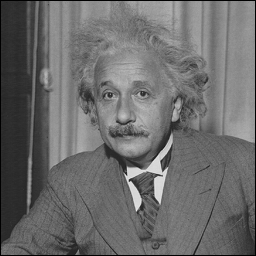
%> input picture tutorials/csh2000-tutorials/data/einstein.tif, 256 x 256 px
$ octave --eval "result = buildSpyr(imread('../data/einstein.tif'));"   (GNU Octave 9; MATLAB toolbox functions it lacks are replaced by stand-ins)
%> lines starting %> are read from the running program, lines starting %| are printed output that depends on the picture
### tutorials/csh2000-tutorials/pyrTools/steer2HarmMtx.m
% MTX = steer2HarmMtx(HARMONICS, ANGLES, REL_PHASES)
%
% Compute a steering matrix (maps a directional basis set onto the
% angular Fourier harmonics).  HARMONICS is a vector specifying the
% angular harmonics contained in the steerable basis/filters.  ANGLES
% (optional) is a vector specifying the angular position of each filter.
% REL_PHASES (optional, default = 'even') specifies whether the harmonics
% are cosine or sine phase aligned about those positions.
% The result matrix is suitable for passing to the function STEER.

% Eero Simoncelli, 7/96.

function mtx = steer2HarmMtx(harmonics, angles, evenorodd)

%%=================================================================
%%% Optional Parameters:

if (exist('evenorodd') ~= 1)
  evenorodd = 'even';
end

% Make HARMONICS a row vector
harmonics = harmonics(:)';

numh = 2*size(harmonics,2) - any(harmonics == 0);

if (exist('angles') ~= 1)
  angles = pi * [0:numh-1]'/numh;
else
  angles = angles(:);
end

%%=================================================================

if isstr(evenorodd)
  if strcmp(evenorodd,'even')
    evenorodd = 0;
  elseif strcmp(evenorodd,'odd')
    evenorodd = 1;
  else
    error('EVEN_OR_ODD should be the string  EVEN or ODD');
  end
end

%% Compute inverse matrix, which maps Fourier components onto
%% steerable basis.
imtx = zeros(size(angles,1),numh);
col = 1;
for h=harmonics
  args = h*angles;
  if (h == 0)
    imtx(:,col) = ones(size(angles));
    col = col+1;
  elseif evenorodd
    imtx(:,col) = sin(args);
    imtx(:,col+1) = -cos(args);
    col = col+2;
  else
    imtx(:,col) = cos(args);
    imtx(:,col+1) = sin(args);
    col = col+2;
  end
end

r = rank(imtx);
if (( r ~= numh ) & ( r ~= size(angles,1) ))
  fprintf(2,'WARNING: matrix is not full rank');
end

mtx = pinv(imtx);

### tutorials/csh2000-tutorials/pyrTools/ifftshift.m
% [RES] = ifftshift (MTX)
%
% Inverse of MatLab's FFTSHIFT.  That is,
%     ifftshift(fftshift(MTX)) = MTX
%   for any size MTX.

% Eero Simoncelli, 2/97.

function [res]  = ifftshift(mtx)

sz = size(mtx);
DC = ceil((sz+1)./2);			% location of DC term in a matlab fft.

res = [mtx(DC(1):sz(1), DC(2):sz(2)) , mtx(DC(1):sz(1), 1:DC(2)-1); ...
       mtx(1:DC(1)-1, DC(2):sz(2)) , mtx(1:DC(1)-1, 1:DC(2)-1)];

### tutorials/csh2000-tutorials/pyrTools/buildSFpyrLevs.m
% [PYR, INDICES] = buildSFpyrLevs(LODFT, LOGRAD, XRCOS, YRCOS, ANGLE, HEIGHT, NBANDS)
%
% Recursive function for constructing levels of a steerable pyramid.  This
% is called by buildSFpyr, and is not usually called directly.

% Eero Simoncelli, 5/97.

function [pyr,pind] = buildSFpyrLevs(lodft,log_rad,Xrcos,Yrcos,angle,ht,nbands);

if (ht <= 0)

  lo0 = ifft2(ifftshift(lodft));
  pyr = real(lo0(:));
  pind = size(lo0);

else

  bands = zeros(prod(size(lodft)), nbands);
  bind = zeros(nbands,2);

  log_rad = log_rad + 1;

  lutsize = 1024;
  Xcosn = pi*[-(2*lutsize+1):(lutsize+1)]/lutsize;  % [-2*pi:pi]
  order = nbands-1;
  %% divide by sqrt(sum_(n=0)^(N-1)  cos(pi*n/N)^(2(N-1)) )
  %% Thanks to Patrick Teo for writing this out :)
  const = (2^(2*order))*(factorial(order)^2)/(nbands*factorial(2*order));
  Ycosn = sqrt(const) * (cos(Xcosn)).^order;
  himask = pointOp(log_rad, Yrcos, Xrcos(1), Xrcos(2)-Xrcos(1), 0);

  for b = 1:nbands
    anglemask = pointOp(angle, Ycosn, Xcosn(1)+pi*(b-1)/nbands, Xcosn(2)-Xcosn(1));
    banddft = ((-i)^(nbands-1)) .* lodft .* anglemask .* himask;
    band = ifft2(ifftshift(banddft));

    bands(:,b) = real(band(:));
    bind(b,:)  = size(band);
  end

  dims = size(lodft);
  ctr = ceil((dims+0.5)/2);
  lodims = ceil((dims-0.5)/2);
  loctr = ceil((lodims+0.5)/2);
  lostart = ctr-loctr+1;
  loend = lostart+lodims-1;

  log_rad = log_rad(lostart(1):loend(1),lostart(2):loend(2));
  angle = angle(lostart(1):loend(1),lostart(2):loend(2));
  lodft = lodft(lostart(1):loend(1),lostart(2):loend(2));
  YIrcos = abs(sqrt(1.0 - Yrcos.^2));
  lomask = pointOp(log_rad, YIrcos, Xrcos(1), Xrcos(2)-Xrcos(1), 0);

  lodft = lomask .* lodft;

  [npyr,nind] = buildSFpyrLevs(lodft, log_rad, Xrcos, Yrcos, angle, ht-1, nbands);

  pyr = [bands(:); npyr];
  pind = [bind; nind];

end

### fetschlab-tutorials/csh2000-tutorials/pyrTools/pointOp.m
% RES = pointOp(IM, LUT, ORIGIN, INCREMENT, WARNINGS)
%
% Apply a point operation, specified by lookup table LUT, to image IM.
% LUT must be a row or column vector, and is assumed to contain
% (equi-spaced) samples of the function.  ORIGIN specifies the
% abscissa associated with the first sample, and INCREMENT specifies the
% spacing between samples.  Between-sample values are estimated via
% linear interpolation.  If WARNINGS is non-zero, the function prints
% a warning whenever the lookup table is extrapolated.
%
% This function is much faster than MatLab's interp1, and allows
% extrapolation beyond the lookup table domain.  The drawbacks are
% that the lookup table must be equi-spaced, and the interpolation is
% linear.

% Eero Simoncelli, 8/96.

function res = pointOp(im, lut, origin, increment, warnings)

%% NOTE: THIS CODE IS NOT ACTUALLY USED! (MEX FILE IS CALLED INSTEAD)

fprintf(1,'WARNING: You should compile the MEX code for "pointOp", found in the MEX subdirectory.  It is MUCH faster.\n');

X = origin + increment*[0:size(lut(:),1)-1];
Y = lut(:);

res = reshape(interp1(X, Y, im(:), 'linear'),size(im));

### tutorials/csh2000-tutorials/pyrTools/rcosFn.m
% [X, Y] = rcosFn(WIDTH, POSITION, VALUES)
%
% Return a lookup table (suitable for use by INTERP1)
% containing a "raised cosine" soft threshold function:
%
%    Y =  VALUES(1) + (VALUES(2)-VALUES(1)) *
%              cos^2( PI/2 * (X - POSITION + WIDTH)/WIDTH )
%
% WIDTH is the width of the region over which the transition occurs
% (default = 1). POSITION is the location of the center of the
% threshold (default = 0).  VALUES (default = [0,1]) specifies the
% values to the left and right of the transition.

% Eero Simoncelli, 7/96.

function [X, Y] = rcosFn(width,position,values)

%------------------------------------------------------------
% OPTIONAL ARGS:

if (exist('width') ~= 1)
  width = 1;
end

if (exist('position') ~= 1)
  position = 0;
end

if (exist('values') ~= 1)
  values = [0,1];
end

%------------------------------------------------------------

sz = 256;  %% arbitrary!

X    = pi * [-sz-1:1] / (2*sz);

Y = values(1) + (values(2)-values(1)) * cos(X).^2;

%    Make sure end values are repeated, for extrapolation...
Y(1) = Y(2);
Y(sz+3) = Y(sz+2);

X = position + (2*width/pi) * (X + pi/4);

### fetschlab-tutorials/csh2000-tutorials/pyrTools/factorial.m
%% RES = factorial(NUM)

function res = factorial(num)

if (num<=0)
  res = 1;
else
  res = num * factorial(num-1);
end

### tutorials/csh2000-tutorials/pyrTools/buildSFpyr.m
% [PYR, INDICES, STEERMTX, HARMONICS] = buildSFpyr(IM, HEIGHT, ORDER, TWIDTH)
%
% Construct a steerable pyramid on matrix IM, in the Fourier domain.
% NOTE: this function is significantly faster for images whose
% dimensions are powers of 2.  This is similar to buildSpyr, except
% that:
%
%    + Reconstruction is exact (within floating point errors)
%    + It can produce any number of orientation bands.
%    - Typically slower, especially for non-power-of-two sizes.
%    - Boundary-handling is circular.
%
% HEIGHT (optional) specifies the number of pyramid levels to build. Default
% is maxPyrHt(size(IM),size(FILT));
%
% The squared radial functions tile the Fourier plane, with a raised-cosine
% falloff.  Angular functions are cos(theta-k\pi/(K+1))^K, where K is
% the ORDER (one less than the number of orientation bands, default= 3).
%
% TWIDTH is the width of the transition region of the radial lowpass
% function, in octaves (default = 1, which gives a raised cosine for
% the bandpass filters).
%
% PYR is a vector containing the N pyramid subbands, ordered from fine
% to coarse.  INDICES is an Nx2 matrix containing the sizes of
% each subband.  This is compatible with the MatLab Wavelet toolbox.
% See the function STEER for a description of STEERMTX and HARMONICS.

% Eero Simoncelli, 5/97.

function [pyr,pind,steermtx,harmonics] = buildSpyr(im, ht, order, twidth)

%-----------------------------------------------------------------
%% DEFAULTS:

max_ht = floor(log2(min(size(im)))+2);
%> max_ht = 10

if (exist('ht') ~= 1)
  ht = max_ht;
%> ht = 10
else
  if (ht > max_ht)
    error(sprintf('Cannot build pyramid higher than %d levels.',max_ht));
  end
end

if (exist('order') ~= 1)
  order = 3;
elseif ((order > 15)  | (order < 0))
  fprintf(1,'Warning: ORDER must be an integer in the range [0,15]. Truncating.\n');
  order = min(max(order,0),15);
else
  order = round(order);
end
nbands = order+1;

if (exist('twidth') ~= 1)
  twidth = 1;
elseif (twidth <= 0)
  fprintf(1,'Warning: TWIDTH must be positive.  Setting to 1.\n');
  twidth = 1;
end

%-----------------------------------------------------------------
%% Steering stuff:

if (mod((nbands),2) == 0)
  harmonics = [0:(nbands/2)-1]'*2 + 1;
else
  harmonics = [0:(nbands-1)/2]'*2;
end

steermtx = steer2HarmMtx(harmonics, pi*[0:nbands-1]/nbands, 'even');

%-----------------------------------------------------------------

dims = size(im);
%> dims = [256 256]
ctr = ceil((dims+0.5)/2);
%> ctr = [129 129]

[xramp,yramp] = meshgrid( ([1:dims(2)]-ctr(2))./(dims(2)/2), ...
    ([1:dims(1)]-ctr(1))./(dims(1)/2) );
angle = atan2(yramp,xramp);
log_rad = sqrt(xramp.^2 + yramp.^2);
log_rad(ctr(1),ctr(2)) =  log_rad(ctr(1),ctr(2)-1);
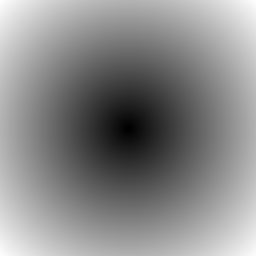
%> log_rad: size 256x256 double; min 0.00781, max 1.41, mean 0.765; drawn with min black and max white
log_rad  = log2(log_rad);

%% Radial transition function (a raised cosine in log-frequency):
[Xrcos,Yrcos] = rcosFn(twidth,(-twidth/2),[0 1]);
Yrcos = sqrt(Yrcos);

YIrcos = sqrt(1.0 - Yrcos.^2);
lo0mask = pointOp(log_rad, YIrcos, Xrcos(1), Xrcos(2)-Xrcos(1), 0);
imdft = fftshift(fft2(im));
lo0dft =  imdft .* lo0mask;

[pyr,pind] = buildSFpyrLevs(lo0dft, log_rad, Xrcos, Yrcos, angle, ht, nbands);
%> after the loop in buildSFpyrLevs, `for b = 1:nbands`: bind = [256 256; 256 256; 256 256; 256 256]
%> after the loop in buildSFpyrLevs (call 4), `for b = 1:nbands`: bands = 1024 rows, first 8: [NaN NaN NaN NaN; NaN NaN NaN NaN; NaN NaN NaN NaN; NaN NaN NaN NaN; NaN NaN NaN NaN; NaN NaN NaN NaN; NaN NaN NaN NaN; NaN NaN NaN NaN]; bind = [32 32; 32 32; 32 32; 32 32]
%> after the loop in buildSFpyrLevs (call 5), `for b = 1:nbands`: bands = 256 rows, first 8: [NaN NaN NaN NaN; NaN NaN NaN NaN; NaN NaN NaN NaN; NaN NaN NaN NaN; NaN NaN NaN NaN; NaN NaN NaN NaN; NaN NaN NaN NaN; NaN NaN NaN NaN]; bind = [16 16; 16 16; 16 16; 16 16]
%> after the loop in buildSFpyrLevs (call 6), `for b = 1:nbands`: bands = 64 rows, first 8: [NaN NaN NaN NaN; NaN NaN NaN NaN; NaN NaN NaN NaN; NaN NaN NaN NaN; NaN NaN NaN NaN; NaN NaN NaN NaN; NaN NaN NaN NaN; NaN NaN NaN NaN]; bind = [8 8; 8 8; 8 8; 8 8]
%> after the loop in buildSFpyrLevs (call 7), `for b = 1:nbands`: bands = 16 rows, first 8: [NaN NaN NaN NaN; NaN NaN NaN NaN; NaN NaN NaN NaN; NaN NaN NaN NaN; NaN NaN NaN NaN; NaN NaN NaN NaN; NaN NaN NaN NaN; NaN NaN NaN NaN]; bind = [4 4; 4 4; 4 4; 4 4]
%> in buildSFpyrLevs (call 8), `pind = [bind; nind];`: pind = 13 rows, first 12: [2 2; 2 2; 2 2; 2 2; 1 1; 1 1; 1 1; 1 1; 1 1; 1 1; 1 1; 1 1]
%> in buildSFpyrLevs (call 7), `[npyr,nind] = buildSFpyrLevs(lodft, log_rad, Xrcos, Yrcos, angle, ht-1..`: nind has the same summary as pind
%> in buildSFpyrLevs (call 7), `pind = [bind; nind];`: pind = 17 rows, first 12: [4 4; 4 4; 4 4; 4 4; 2 2; 2 2; 2 2; 2 2; 1 1; 1 1; 1 1; 1 1]
%> in buildSFpyrLevs (call 6), `[npyr,nind] = buildSFpyrLevs(lodft, log_rad, Xrcos, Yrcos, angle, ht-1..`: nind has the same summary as pind
%> in buildSFpyrLevs (call 6), `pind = [bind; nind];`: pind = 21 rows, first 12: [8 8; 8 8; 8 8; 8 8; 4 4; 4 4; 4 4; 4 4; 2 2; 2 2; 2 2; 2 2]
%> in buildSFpyrLevs (call 5), `[npyr,nind] = buildSFpyrLevs(lodft, log_rad, Xrcos, Yrcos, angle, ht-1..`: nind has the same summary as pind
%> in buildSFpyrLevs (call 5), `pind = [bind; nind];`: pind = 25 rows, first 12: [16 16; 16 16; 16 16; 16 16; 8 8; 8 8; 8 8; 8 8; 4 4; 4 4; 4 4; 4 4]
%> in buildSFpyrLevs (call 4), `[npyr,nind] = buildSFpyrLevs(lodft, log_rad, Xrcos, Yrcos, angle, ht-1..`: nind has the same summary as pind
%> in buildSFpyrLevs (call 4), `pind = [bind; nind];`: pind = 29 rows, first 12: [32 32; 32 32; 32 32; 32 32; 16 16; 16 16; 16 16; 16 16; 8 8; 8 8; 8 8; 8 8]
%> in buildSFpyrLevs (call 3), `[npyr,nind] = buildSFpyrLevs(lodft, log_rad, Xrcos, Yrcos, angle, ht-1..`: nind has the same summary as pind
%> in buildSFpyrLevs (call 3), `pind = [bind; nind];`: pind = 33 rows, first 12: [64 64; 64 64; 64 64; 64 64; 32 32; 32 32; 32 32; 32 32; 16 16; 16 16; 16 16; 16 16]
%> in buildSFpyrLevs (call 2), `[npyr,nind] = buildSFpyrLevs(lodft, log_rad, Xrcos, Yrcos, angle, ht-1..`: nind has the same summary as pind
%> in buildSFpyrLevs (call 2), `pind = [bind; nind];`: pind = 37 rows, first 12: [128 128; 128 128; 128 128; 128 128; 64 64; 64 64; 64 64; 64 64; 32 32; 32 32; 32 32; 32 32]
%> in buildSFpyrLevs, `[npyr,nind] = buildSFpyrLevs(lodft, log_rad, Xrcos, Yrcos, angle, ht-1..`: nind has the same summary as pind
%> in buildSFpyrLevs, `pind = [bind; nind];`: pind = 41 rows, first 12: [256 256; 256 256; 256 256; 256 256; 128 128; 128 128; 128 128; 128 128; 64 64; 64 64; 64 64; 64 64]

hi0mask = pointOp(log_rad, Yrcos, Xrcos(1), Xrcos(2)-Xrcos(1), 0);
hi0dft =  imdft .* hi0mask;
hi0 = ifft2(ifftshift(hi0dft));

pyr = [real(hi0(:)) ; pyr];
pind = [size(hi0); pind];
%> pind = 42 rows, first 12: [256 256; 256 256; 256 256; 256 256; 256 256; 128 128; 128 128; 128 128; 128 128; 64 64; 64 64; 64 64]
